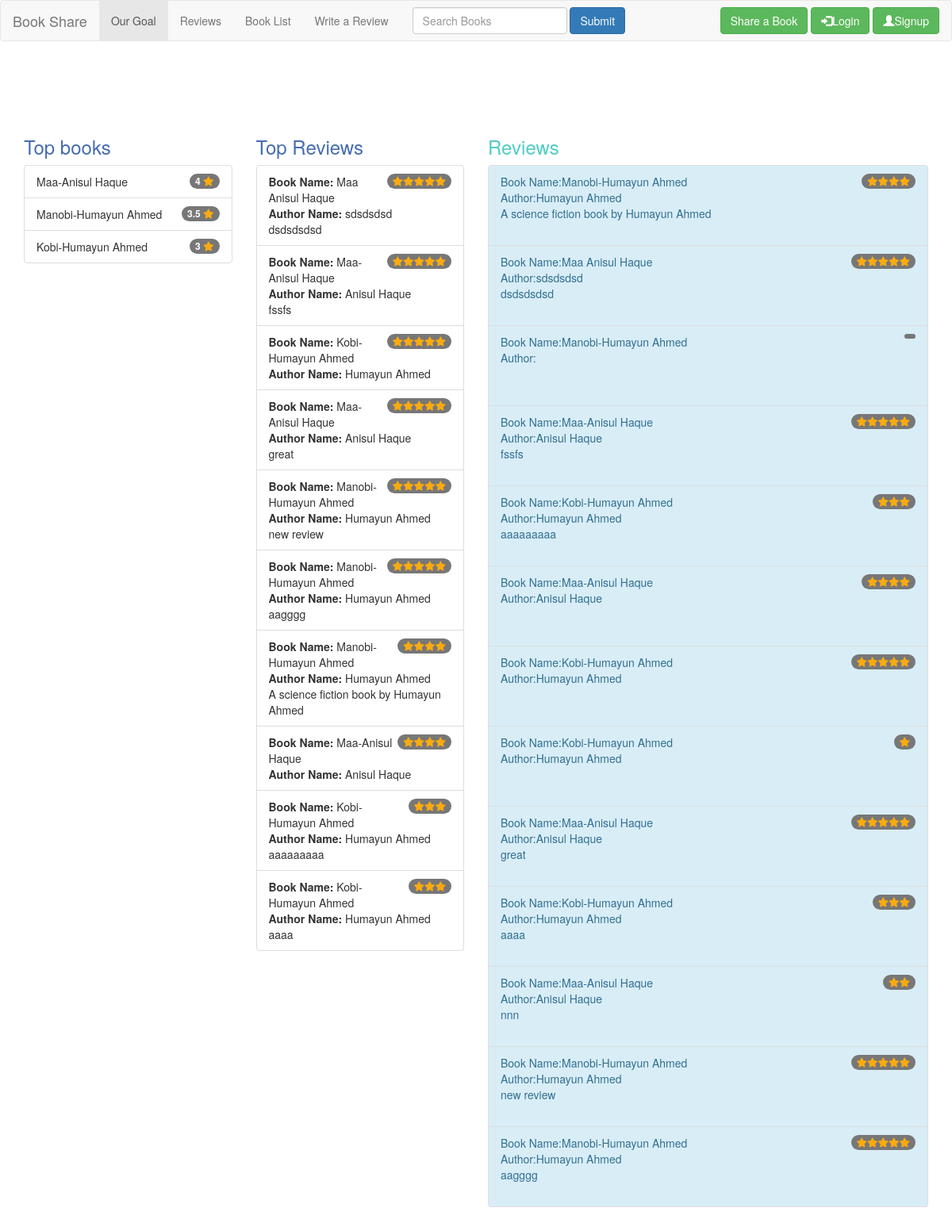
Screenshot of /reviews.php with the database file from the repository.
### tables this page shows
CREATE TABLE `reviewbook` (
  `review_id` int(11) NOT NULL,
  `bookname` varchar(50) NOT NULL,
  `author` varchar(50) NOT NULL,
  `r_desc` text NOT NULL,
  `ratings` float NOT NULL
);

### reviews.php (the view, shortened to what this page needs)
<?php
   include 'conn.php';
   include 'common/header.php';
 ?>
    <section id="reviewtop">
      <div class="container">
        <div class="row">
          <div class="col-md-3">
            <h3 style="color:#446CB3">Top books</h3>
            <ul class="list-group">
              <?php
              $rate = 0;
              $sql = "SELECT * FROM reviewbook where bookname = 'Maa-Anisul Haque'";
              $result = mysqli_query($conn, $sql);
              $num = mysqli_num_rows($result);
              while ($row = mysqli_fetch_array($result)) {
                $rate = $rate+$row['ratings'];
               ?>
            <?php } ?>
            <li class="list-group-item">
              Maa-Anisul Haque
              <span class="badge">
                <?php
                   $rate = floatval($rate/$num);
                   echo $rate.' <i class="fas fa-star"></i>';
                ?>
              </span>
            </li>
            <?php
            $rate = 0;
            $sql = "SELECT * FROM reviewbook where bookname = 'Manobi-Humayun Ahmed'";
            $result = mysqli_query($conn, $sql);
            $num = mysqli_num_rows($result);
            while ($row = mysqli_fetch_array($result)) {
              $rate = $rate+$row['ratings'];
             ?>
          <?php } ?>
          <li class="list-group-item">
            Manobi-Humayun Ahmed
            <span class="badge">
              <?php
                 $rate = floatval($rate/$num);
                 echo $rate.' <i class="fas fa-star"></i>';
              ?>
            </span>
          </li>
          <?php
          $rate = 0;
          $sql = "SELECT * FROM reviewbook where bookname = 'Kobi-Humayun Ahmed'";
          $result = mysqli_query($conn, $sql);
          $num = mysqli_num_rows($result);
          while ($row = mysqli_fetch_array($result)) {
            $rate = $rate+$row['ratings'];
           ?>
        <?php } ?>
        <li class="list-group-item">
          Kobi-Humayun Ahmed
          <span class="badge">
            <?php
               $rate = floatval($rate/$num);
               echo $rate.' <i class="fas fa-star"></i>';
            ?>
          </span>
        </li>
            </ul>
          </div>
          <div class="col-md-3">
            <h3 style="color:#446CB3">Top Reviews</h3>
            <ul class="list-group">
              <?php
              $sql = "SELECT * FROM reviewbook where ratings>= 3 order by ratings desc";
              $result = mysqli_query($conn, $sql);
              while ($row = mysqli_fetch_array($result)) {
               ?>
              <li class="list-group-item">
                <span class="badge">
                  <?php
                     for($i=0; $i<$row['ratings']; $i++){
                       echo '<i class="fas fa-star"></i>';
                     }
                  ?>
                </span>
                <b>Book Name:</b> <?php echo $row['bookname']; ?><br>
                <b>Author Name:</b> <?php echo $row['author']; ?><br>
                <?php echo $row['r_desc']; ?>
              </li>
            <?php } ?>
            </ul>
          </div>
          <div class="col-md-6">
            <h3 style="color:#4ECDC4">Reviews</h3>
            <ul class="list-group">
              <?php
              $sql = "SELECT * FROM reviewbook";
              $result = mysqli_query($conn, $sql);
              while ($row = mysqli_fetch_array($result)) {
               ?>
              <li class="list-group-item list-group-item-info">
                <span class="badge star-inner">
                  <?php
                     for($i=0; $i<$row['ratings']; $i++){
                       echo '<i class="fas fa-star"></i>';
                     }
                  ?>
                </span>
                Book Name:<?php echo $row['bookname']; ?> <br>Author:<?php echo $row['author']; ?> <br><?php echo $row['r_desc']; ?> <br>
                <a href="reviewdetails.php" class="btn btn default"></a>
              </li>
                <?php } ?>
          </div>
        </div>
      </div>
    </section>
  </body>
</html>

### common/header.php (shortened to what this page needs)
<!DOCTYPE html>
<html>
  <head>
    <link rel="stylesheet" href="https://maxcdn.bootstrapcdn.com/bootstrap/3.3.7/css/bootstrap.min.css">
    <link rel="stylesheet" href="https://use.fontawesome.com/releases/v5.0.9/css/all.css">
    <link rel="stylesheet" href="css/style.css">
  <body>
    <section>
      <nav class="navbar navbar-default">
        <div class="container-fluid">
          <div class="navbar-header">
            <a class="navbar-brand" href="index.php">Book Share</a>
          </div>
          <div class="collapse navbar-collapse" id="bs-example-navbar-collapse-1">
            <ul class="nav navbar-nav">
              <li class="active"><a href="goal.html">Our Goal <span class="sr-only">(current)</span></a></li>
              <li><a href="reviews.php">Reviews</a></li>
              <li><a href="books.php">Book List</a></li>
              <li> <a href="write_review.php">Write a Review </a> </li>
            </ul>
            <form class="navbar-form navbar-left">
              <div class="form-group">
                <input type="text" class="form-control" placeholder="Search Books">
              </div>
              <button type="submit" class="btn btn-primary">Submit</button>
            </form>
            <ul class="nav navbar-nav navbar-right">
              <a href="books.php" class="btn btn-success navbar-btn">Share a Book</a>
              <a href="login.php"><button class="btn btn-success"  data-toggle="modal" data-target="#login"><span class="glyphicon glyphicon-log-in" aria-hidden="true"></span>Login</button></a>
              <button class="btn btn-success"  data-toggle="modal" data-target="#signup"><span class="glyphicon glyphicon-user" aria-hidden="true"></span>Signup</a></button>
            </ul>
          </div>
        </div>
      </nav>
    </section>

### css/style.css (style rules this page uses)
body { padding: 0; margin: 0; }
#reviewtop { margin-top: 100px; }

### reviews.php (style rules this page uses)
.fas { color: #fbaa10; }

### rows the page displays
reviewbook: bookname "Maa Anisul Haque", author "sdsdsdsd", r_desc "dsdsdsdsd"
reviewbook: bookname "Maa-Anisul Haque", author "Anisul Haque", r_desc "fssfs"
reviewbook: bookname "Kobi-Humayun Ahmed", author "Humayun Ahmed"
reviewbook: bookname "Maa-Anisul Haque", author "Anisul Haque", r_desc "great"
reviewbook: bookname "Manobi-Humayun Ahmed", author "Humayun Ahmed", r_desc "new review"
reviewbook: bookname "Manobi-Humayun Ahmed", author "Humayun Ahmed", r_desc "aagggg"
reviewbook: bookname "Manobi-Humayun Ahmed", author "Humayun Ahmed", r_desc "A science fiction book by Humayun Ahmed"
reviewbook: bookname "Maa-Anisul Haque", author "Anisul Haque"
reviewbook: bookname "Kobi-Humayun Ahmed", author "Humayun Ahmed", r_desc "aaaaaaaaa"
reviewbook: bookname "Kobi-Humayun Ahmed", author "Humayun Ahmed", r_desc "aaaa"
reviewbook: bookname "Manobi-Humayun Ahmed"
reviewbook: ratings 1 (drawn), bookname "Kobi-Humayun Ahmed", author "Humayun Ahmed"
reviewbook: ratings 2 (drawn), bookname "Maa-Anisul Haque", author "Anisul Haque", r_desc "nnn"

### other values shown
$rate "4"
$rate "3.5"
$rate "3"
